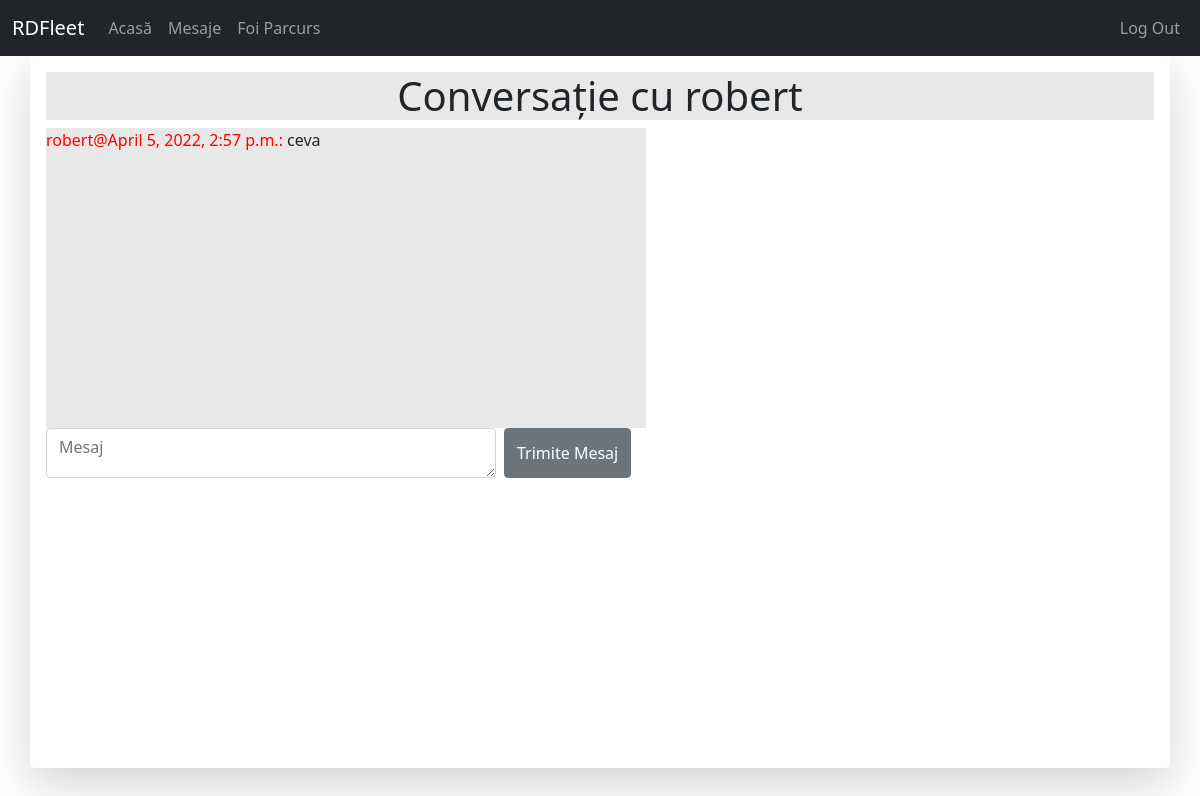
Page /messages/inbox/robert/ (signed in) on the earlier database version.
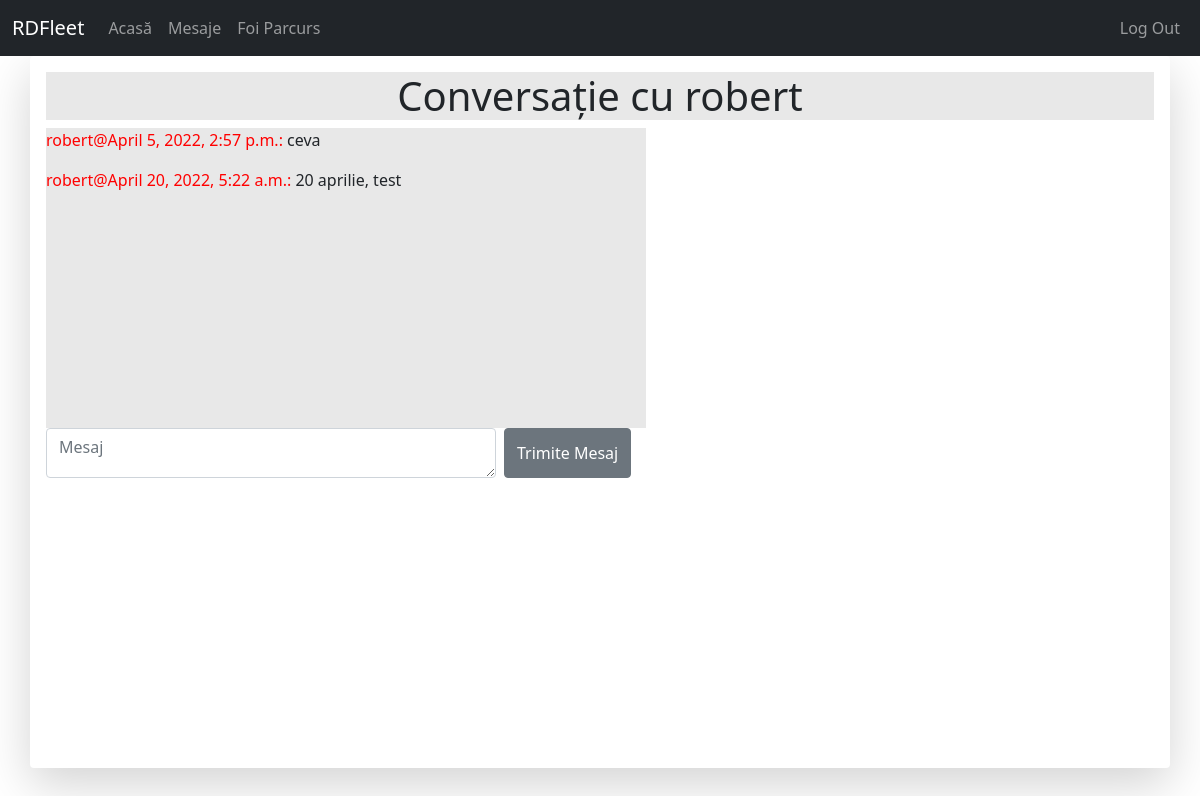
Same page on the later database version.
### mesaje/models.py (models this page shows, shortened)
class Message(models.Model):
	user = models.ForeignKey(User, on_delete=models.CASCADE, related_name='user')
	sender = models.ForeignKey(User, on_delete=models.CASCADE, related_name='from_user')
	recipient = models.ForeignKey(User, on_delete=models.CASCADE, related_name='to_user')
	body = models.TextField(max_length=1000, blank=True, null=True)
	date = models.DateTimeField(auto_now_add=True)
	is_read = models.BooleanField(default=False)

### mesaje/views.py (the view, shortened to what this page needs)
# urls.py: re_path(r'^inbox/(?P<username>\w+)/$', views.InboxWithView.as_view(), name='direct-msg'),
class InboxWithView(View):
	template_name = 'mesaje/mesaje.html'
	def get(self, request, username, *args, **kwargs):
		lista = User.objects.filter(username=username)
		if lista.count() != 0:
			usr = lista[0]
		else:
			return redirect('inbox')
		mesaje_primite = Message.objects.filter(user=request.user, sender=usr)
		mesaje_trimise = Message.objects.filter(user=request.user, sender=request.user, recipient=usr)
		mesaje = list(chain(mesaje_trimise, mesaje_primite))
		mesaje.sort(key=lambda x: x.date, reverse=False)
		for mesaj in mesaje:
			mesaj.is_read = True
			mesaj.save()
		context = {'recipient' : username, 'mesaje':mesaje}
		return render(request, self.template_name, context)

### mesaje/templates/mesaje/mesaje.html (shortened to what this page needs)
{% extends 'base.html' %}
{% block content %}
	<h1 style="background-color: rgb(232, 232, 232); text-align: center;">Conversație cu {{ recipient }}</h1>
	<div class="form-group overflow-auto"style="width:600px;height: 300px;background-color: rgb(232, 232, 232);" id="listamesaje">
	{% for mesaj in mesaje%}
	{% if mesaj.sender == user %}
		<p>
			<span style="color: #0000ff">{{ user }}@{{ mesaj.date }}: </span>{{ mesaj.body }}
		</p>
	{% else %}
		<p>
			<span style="color: #ff0000">{{ mesaj.sender }}@{{ mesaj.date }}: </span>{{ mesaj.body }}
		</p>
	{% endif %}
	{% endfor %}
	</div>
	<div class="input-group">
		<form class="d-flex" method="POST" action="{% url 'direct-msg' recipient %}"> {% csrf_token %}
			<textarea class="form-control me-2" type="search" placeholder="Mesaj" name="msgbody" style="width: 450px; height: 50px;"></textarea>
			<button class="btn btn-secondary" type="submit">Trimite Mesaj</button>
		</form>
	</div>
{% endblock %}

Differences in the rows shown:
added Message: sender "robert", date "April 20, 2022, 5:22 a.m.", body "20 aprilie, test"
